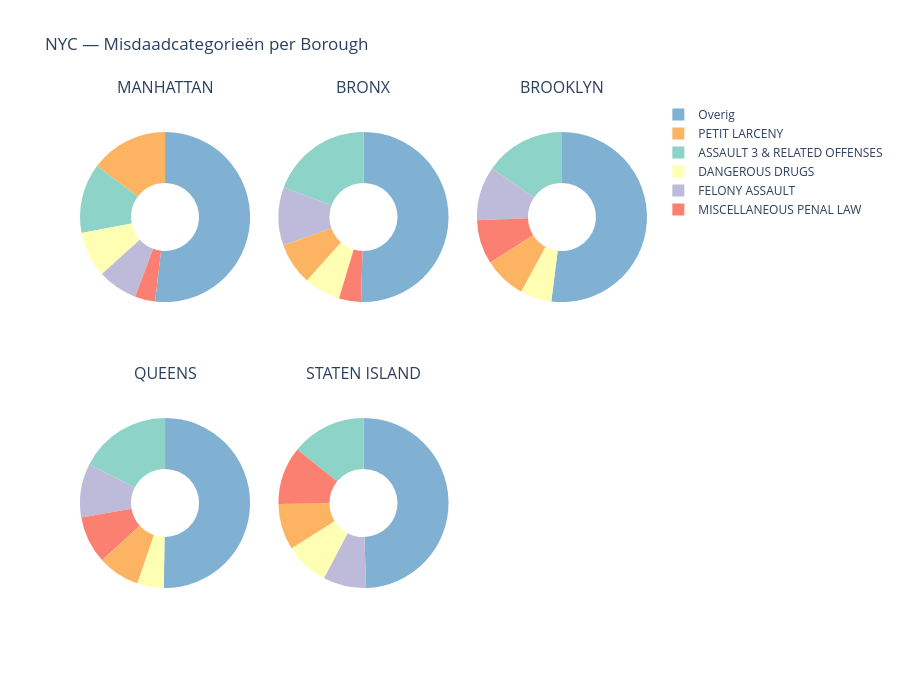

Notebook cell for this chart:
### Code cell
def maak_donut_grid_kaart(pie_data, coords, wijk_col, kleuren_dict, titel,
                          width=900, cols=3):

    wijken = coords[wijk_col].tolist()
    n_wijken = len(wijken)
    rows = int(np.ceil(n_wijken / cols))

    fig = make_subplots(
        rows=rows,
        cols=cols,
        specs=[[{'type': 'domain'}] * cols for _ in range(rows)],
        subplot_titles=wijken,
        horizontal_spacing=0.05,
        vertical_spacing=0.10
    )

    for i, wijk in enumerate(wijken):
        row = i // cols + 1
        col = i % cols + 1

        wijk_data = pie_data[pie_data[wijk_col] == wijk]

        fig.add_trace(
            go.Pie(
                labels=wijk_data['categorie'],
                values=wijk_data['count'],
                hole=0.4,
                marker=dict(
                    colors=[kleuren_dict.get(c, '#cccccc')
                            for c in wijk_data['categorie']]
                ),
                showlegend=(i == 0),
                textinfo='none'
            ),
            row=row,
            col=col
        )

    fig.update_layout(
        title=titel,
        width=width,
        height=max(500, rows * 350),  # <-- key change
        showlegend=True
    )

    return fig

fig_nyc_c = maak_donut_grid_kaart(
    nypd_pie_data, nypd_coords, 'borough_naam',
    categorie_kleuren_nypd, 'NYC — Misdaadcategorieën per Borough', 900, cols=3
)
fig_nyc_c.show()

### Figure 1 — Plotly figure (JSON) as saved in the notebook; plotly's stock layout.template omitted (floating-point values rounded to 4 significant figures)
{"data": [{"domain": {"x": [0, 0.3], "y": [0.55, 1]}, "hole": 0.4, "labels": ["ASSAULT 3 & RELATED OFFENSES", "DANGEROUS DRUGS", "FELONY ASSAULT", "MISCELLANEOUS PENAL LAW", "Overig", "PETIT LARCENY"], "marker": {"colors": ["rgb(141,211,199)", "rgb(255,255,179)", "rgb(190,186,218)", "rgb(251,128,114)", "rgb(128,177,211)", "rgb(253,180,98)"]}, "showlegend": true, "textinfo": "none", "type": "pie", "values": [22843, 15006, 13098, 6633, 89546, 25504]}, {"domain": {"x": [0.35, 0.65], "y": [0.55, 1]}, "hole": 0.4, "labels": ["ASSAULT 3 & RELATED OFFENSES", "DANGEROUS DRUGS", "FELONY ASSAULT", "MISCELLANEOUS PENAL LAW", "Overig", "PETIT LARCENY"], "marker": {"colors": ["rgb(141,211,199)", "rgb(255,255,179)", "rgb(190,186,218)", "rgb(251,128,114)", "rgb(128,177,211)", "rgb(253,180,98)"]}, "showlegend": false, "textinfo": "none", "type": "pie", "values": [31755, 11326, 18124, 6878, 82792, 13209]}, {"domain": {"x": [0.7, 1], "y": [0.55, 1]}, "hole": 0.4, "labels": ["ASSAULT 3 & RELATED OFFENSES", "DANGEROUS DRUGS", "FELONY ASSAULT", "MISCELLANEOUS PENAL LAW", "Overig", "PETIT LARCENY"], "marker": {"colors": ["rgb(141,211,199)", "rgb(255,255,179)", "rgb(190,186,218)", "rgb(251,128,114)", "rgb(128,177,211)", "rgb(253,180,98)"]}, "showlegend": false, "textinfo": "none", "type": "pie", "values": [29596, 11488, 19826, 16265, 100445, 15544]}, {"domain": {"x": [0, 0.3], "y": [0, 0.45]}, "hole": 0.4, "labels": ["ASSAULT 3 & RELATED OFFENSES", "DANGEROUS DRUGS", "FELONY ASSAULT", "MISCELLANEOUS PENAL LAW", "Overig", "PETIT LARCENY"], "marker": {"colors": ["rgb(141,211,199)", "rgb(255,255,179)", "rgb(190,186,218)", "rgb(251,128,114)", "rgb(128,177,211)", "rgb(253,180,98)"]}, "showlegend": false, "textinfo": "none", "type": "pie", "values": [26410, 7608, 15437, 13562, 75803, 12069]}, {"domain": {"x": [0.35, 0.65], "y": [0, 0.45]}, "hole": 0.4, "labels": ["ASSAULT 3 & RELATED OFFENSES", "DANGEROUS DRUGS", "FELONY ASSAULT", "MISCELLANEOUS PENAL LAW", "Overig", "PETIT LARCENY"], "marker": {"colors": ["rgb(141,211,199)", "rgb(255,255,179)", "rgb(190,186,218)", "rgb(251,128,114)", "rgb(128,177,211)", "rgb(253,180,98)"]}, "showlegend": false, "textinfo": "none", "type": "pie", "values": [4508, 2663, 2585, 3508, 15752, 2783]}], "layout": {"annotations": [{"font": {"size": 16}, "showarrow": false, "text": "MANHATTAN", "x": 0.15, "xanchor": "center", "xref": "paper", "y": 1, "yanchor": "bottom", "yref": "paper"}, {"font": {"size": 16}, "showarrow": false, "text": "BRONX", "x": 0.5, "xanchor": "center", "xref": "paper", "y": 1, "yanchor": "bottom", "yref": "paper"}, {"font": {"size": 16}, "showarrow": false, "text": "BROOKLYN", "x": 0.85, "xanchor": "center", "xref": "paper", "y": 1, "yanchor": "bottom", "yref": "paper"}, {"font": {"size": 16}, "showarrow": false, "text": "QUEENS", "x": 0.15, "xanchor": "center", "xref": "paper", "y": 0.45, "yanchor": "bottom", "yref": "paper"}, {"font": {"size": 16}, "showarrow": false, "text": "STATEN ISLAND", "x": 0.5, "xanchor": "center", "xref": "paper", "y": 0.45, "yanchor": "bottom", "yref": "paper"}], "height": 700, "showlegend": true, "title": {"text": "NYC — Misdaadcategorieën per Borough"}, "width": 900}}
